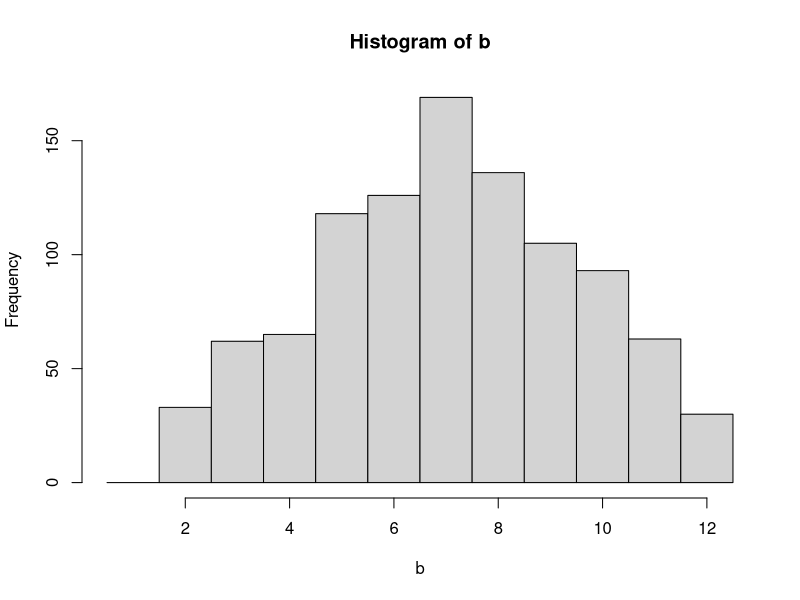

R code for this plot:
dice=function(){
  sample(1:6,size=1)
}
main=function(){
  times=1000
  a=array(dim=0)
  for(i in 1:times)
    a[length(a)+1]=dice()
  #hist(a,breaks=0.5:6.5)
  b=array(dim=0)
  for(i in 1:times)
    b[length(b)+1]=dice()+dice()
  hist(b,breaks=0.5:12.5)
}
main()
